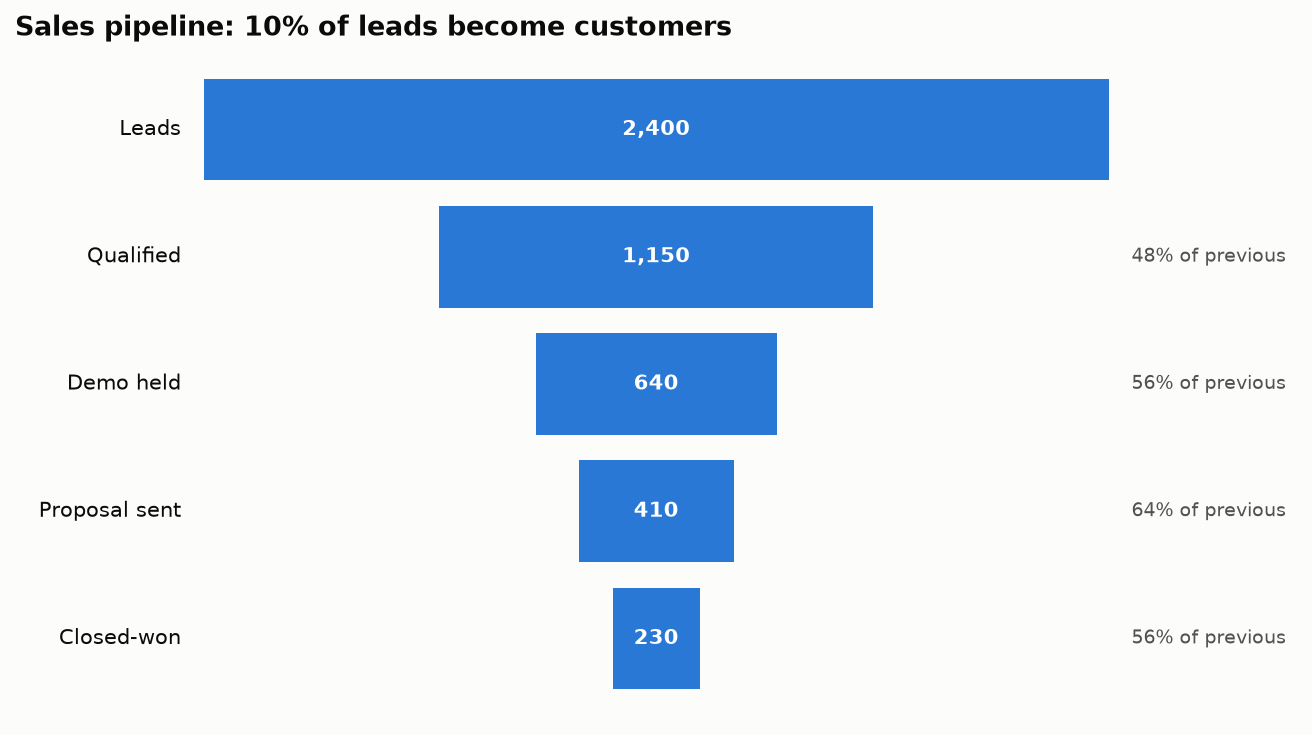

This chart was generated by the following Python code:
"""
Funnel Chart  -  family: Flow

DESIGN PURPOSE
A sequence of centered bars, one per stage of a process, each no larger than
the one before. It shows how many items remain at each step and where the
largest drop-offs occur.

WHEN TO USE
  - Show a sales or marketing conversion pipeline (visit → sign-up → purchase)
  - Show applicant screening pipelines (loan applications, hiring, trial
    recruitment)
  - Find the stage with the biggest loss

AVOID WHEN
  - Stages are not strictly sequential or subsets of each other
  - Values can increase between stages (use a bar chart or waterfall)

ALTERNATIVES
  - Horizontal bar chart with conversion %
  - Sankey diagram (to show where drop-offs go)

EXAMPLE
A B2B sales pipeline for one year, from inbound leads to closed-won deals.

Run:  python funnel_chart.py

The notebook also shows this chart built with: plotly.
"""
import sys
from pathlib import Path

import numpy as np
import pandas as pd
import matplotlib.pyplot as plt

# Library style: categorical colors in fixed order, recessive axes, hairline grid.
PALETTE = ["#2a78d6", "#eb6834", "#1baf7a", "#eda100",
           "#e87ba4", "#008300", "#6250d6", "#e34948"]
SEQ_CMAP = "Blues"      # sequential: one hue, light -> dark
DIV_CMAP = "RdBu_r"     # diverging: two opposite hues, neutral midpoint
GRAY = "#b8b7b1"        # de-emphasised marks
plt.rcParams.update({
    "figure.figsize": (8, 4.8), "figure.dpi": 110, "figure.facecolor": "#fcfcfb",
    "axes.facecolor": "#fcfcfb", "axes.edgecolor": "#c9c8c3", "axes.linewidth": 0.8,
    "axes.spines.top": False, "axes.spines.right": False,
    "axes.grid": True, "grid.color": "#e6e5e1", "grid.linewidth": 0.6, "axes.axisbelow": True,
    "axes.prop_cycle": plt.cycler(color=PALETTE),
    "axes.titlesize": 13, "axes.titleweight": "bold", "axes.titlelocation": "left",
    "axes.labelcolor": "#52514e", "xtick.color": "#52514e", "ytick.color": "#52514e",
    "text.color": "#0b0b0b", "font.size": 10, "lines.linewidth": 2,
    "legend.frameon": False,
})

# --- Example data ------------------------------------------------------------
stages = pd.Series({"Leads": 2400, "Qualified": 1150, "Demo held": 640,
                    "Proposal sent": 410, "Closed-won": 230})
stages.to_frame("deals").assign(step_conversion=(stages / stages.shift()).round(2))

# --- Plot --------------------------------------------------------------------
fig, ax = plt.subplots(figsize=(9, 5))
y = np.arange(len(stages))[::-1]
ax.barh(y, stages.values, left=-stages.values / 2, color=PALETTE[0], height=0.8)
for yi, (name, v), prev in zip(y, stages.items(), [None] + list(stages.values[:-1])):
    ax.text(0, yi, f"{v:,}", ha="center", va="center", color="white", fontweight="bold")
    ax.text(-stages.max() / 2 - 60, yi, name, ha="right", va="center", fontsize=10)
    if prev:
        ax.text(stages.max() / 2 + 60, yi, f"{v / prev:.0%} of previous", ha="left",
                va="center", fontsize=9, color="#52514e")
ax.set_xlim(-stages.max() / 2 - 500, stages.max() / 2 + 500)
ax.axis("off")
ax.set_title(f"Sales pipeline: {stages.iloc[-1] / stages.iloc[0]:.0%} of leads become customers")
fig.tight_layout()

# --- Save / show -------------------------------------------------------------
out = Path(__file__).with_name(Path(__file__).stem + ".png")
fig.savefig(out, dpi=150, bbox_inches="tight")
print(f"saved {out}")
if "--no-show" not in sys.argv:
    plt.show()
